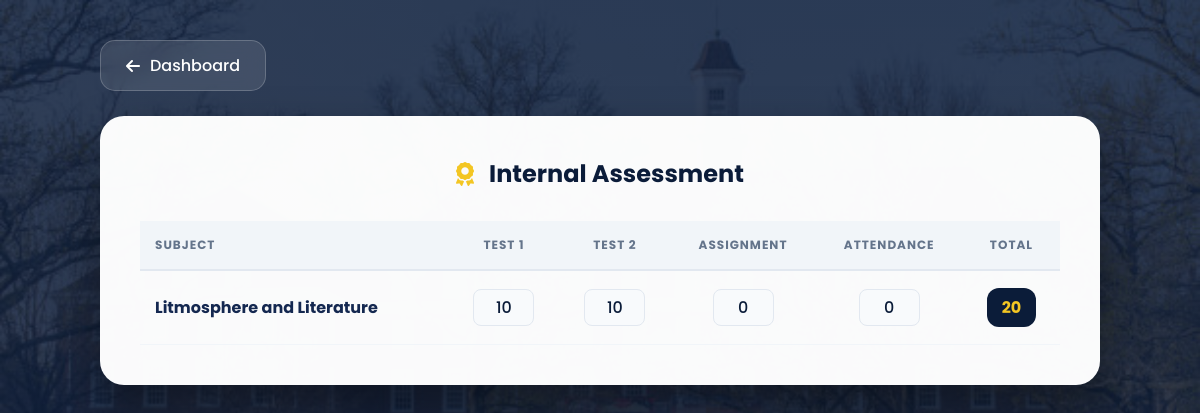
/student/marks/ (signed in), run on an earlier commit of the app's database.
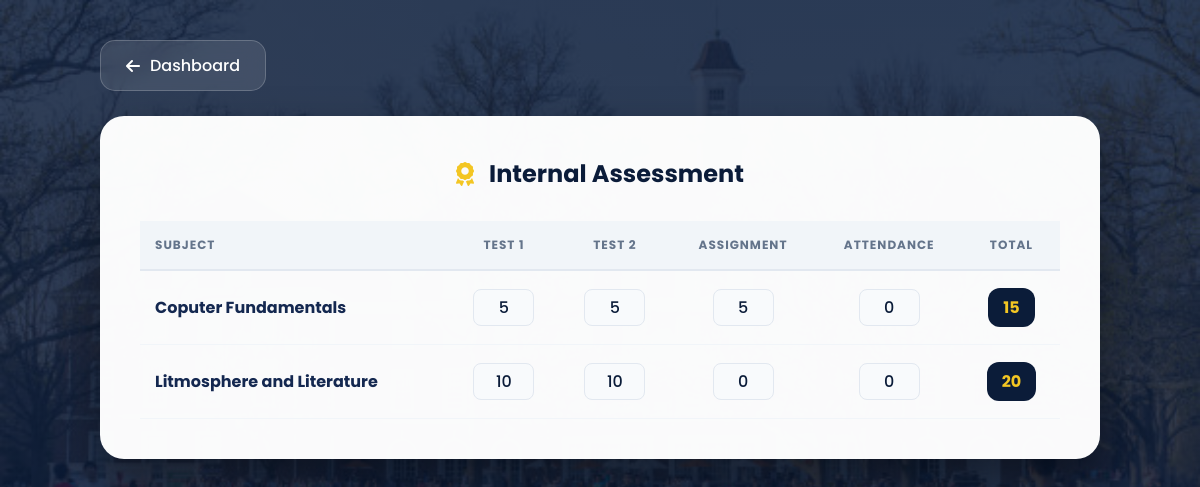
And on a later commit of the database.
### internal_marks/models.py (models this page shows, shortened)
class InternalMark(models.Model):
    STATUS_CHOICES = (
        ('Draft', 'Draft'),
        ('Submitted', 'Submitted'),
        ('Approved', 'Approved'),
    )
    student = models.ForeignKey(Student, on_delete=models.CASCADE)
    subject = models.ForeignKey(Subject, on_delete=models.CASCADE)
    timetable = models.ForeignKey(
        TimeTable,
        on_delete=models.CASCADE
    )
    test1 = models.PositiveIntegerField(default=0)
    test2 = models.PositiveIntegerField(default=0)
    assignment = models.PositiveIntegerField(default=0)
    attendance_mark = models.PositiveIntegerField(default=0)
    total_internal = models.PositiveIntegerField(default=0)
    status = models.CharField(
        max_length=10,
        choices=STATUS_CHOICES,
        default='Draft'
    )
    class Meta:
        unique_together = ('student', 'subject')

### teachers/models.py (models this page shows, shortened)
class Subject(models.Model):
    name = models.CharField(max_length=100)
    course = models.CharField(max_length=20, choices=Student.COURSE_CHOICES)
    semester = models.PositiveIntegerField(choices=Student.SEMESTER_CHOICES)

### students/views.py (the view)
# urls.py: path('marks/', views.student_internal_marks, name='student-marks'),
@login_required(login_url='student-login')
def student_internal_marks(request):
    student = get_object_or_404(Student, user=request.user)
    marks = InternalMark.objects.filter(
        student=student,
        status='Approved'
    )
    return render(request, 'student/internal_marks.html', {
        'marks': marks
    })

### notifications/context_processors.py (called while the page is built)
def notification_count(request):
    if request.user.is_authenticated:
        count = Notification.objects.filter(
            recipient=request.user,
            is_read=False
        ).count()
    else:
        count = 0
    return {
        'unread_notification_count': count
    }

### templates/student/internal_marks.html (shortened to what this page needs)
{% load static %}
<!DOCTYPE html>
<html lang="en">
<head>
    <link rel="stylesheet" href="https://cdnjs.cloudflare.com/ajax/libs/font-awesome/6.5.1/css/all.min.css">
</head>
<body>
<div class="container">
    <a href="{% url 'student-dashboard' %}" class="back-btn">
        <i class="fas fa-arrow-left"></i> Dashboard
    </a>
    <div class="marks-card">
        <h2><i class="fas fa-award" style="color: var(--gold);"></i> Internal Assessment</h2>
        <div class="table-responsive">
            {% if marks %}
                <table>
                    <thead>
                        <tr>
                            <th style="text-align: left;">Subject</th>
                            <th>Test 1</th>
                            <th>Test 2</th>
                            <th>Assignment</th>
                            <th>Attendance</th>
                            <th>Total</th>
                        </tr>
                    </thead>
                    <tbody>
                        {% for m in marks %}
                        <tr>
                            <td class="subject-name">{{ m.subject.name }}</td>
                            <td><span class="score-box">{{ m.test1 }}</span></td>
                            <td><span class="score-box">{{ m.test2 }}</span></td>
                            <td><span class="score-box">{{ m.assignment }}</span></td>
                            <td><span class="score-box">{{ m.attendance_mark }}</span></td>
                            <td>
                                <span class="total-pill">{{ m.total_internal }}</span>
                            </td>
                        </tr>
                        {% endfor %}
                    </tbody>
                </table>
            {% else %}
                <div class="empty-state">
                    <i class="fas fa-file-signature"></i>
                    <p>No internal marks have been uploaded yet.</p>
                </div>
            {% endif %}
        </div>
    </div>
</div>
</body>
</html>

What changed in the data, as far as the page shows it:
now on this page (row edited): InternalMark: subject.name "Coputer Fundamentals", test1 "5", test2 "5", assignment "5", attendance_mark "0", total_internal "15"
